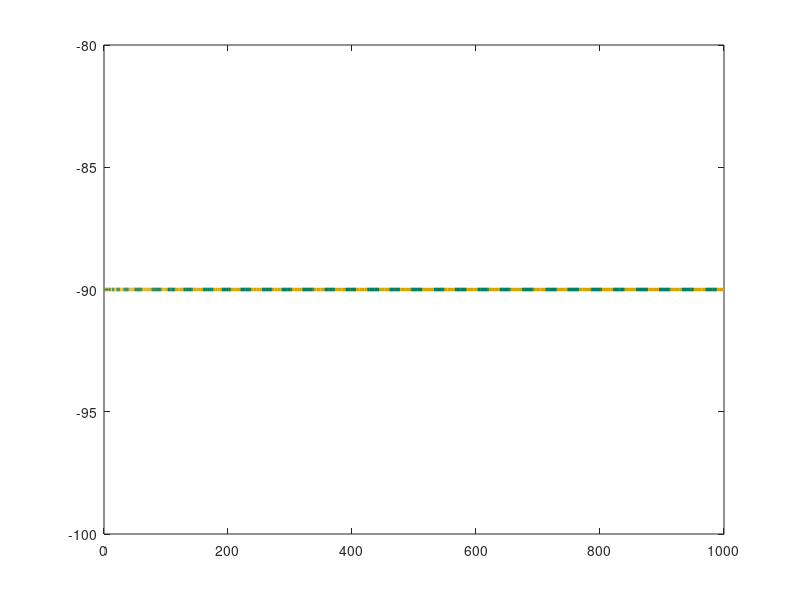

Write MATLAB code to recreate this figure. (Note: this script raises an error after producing the figure.)
K = 1/419;
sys = tf(K, [1 0]);
w = logspace(-1, 3, 500);

phi_theory = -pi/2 * ones(size(w)); 
[mag, phase] = bode(sys, w);
phase = squeeze(phase);
phi_deg = phi_theory * 180/pi;

figure('Position', [100 100 900 400], 'Color','white');
plot(w, phi_deg, 'Color', [0.85, 0.65, 0], 'LineStyle', '-', 'LineWidth', 2.5); 
hold on;
plot(w, phase, 'Color', [0, 0.5, 0.4], 'LineStyle', '--', 'LineWidth', 2.5);

ax = gca; ax.LineWidth = 1.5; ax.FontSize = 13;
ax.XColor = [0.3 0.3 0.3]; ax.YColor = [0.3 0.3 0.3];
ax.GridColor = [0.9 0.9 0.9]; ax.GridAlpha = 0.4;
ax.MinorGridColor = [0.95 0.95 0.95]; ax.MinorGridAlpha = 0.2;
grid on; grid minor; box on; 

xlabel('\omega'); 
ylabel('φ(\omega)');
legend('φ_{theor}', 'φ_{sys}', 'Location','northeast','FontSize',15);
exportgraphics(gcf, '../../../images/task3/freq/fch3.png', 'Resolution', 500);
